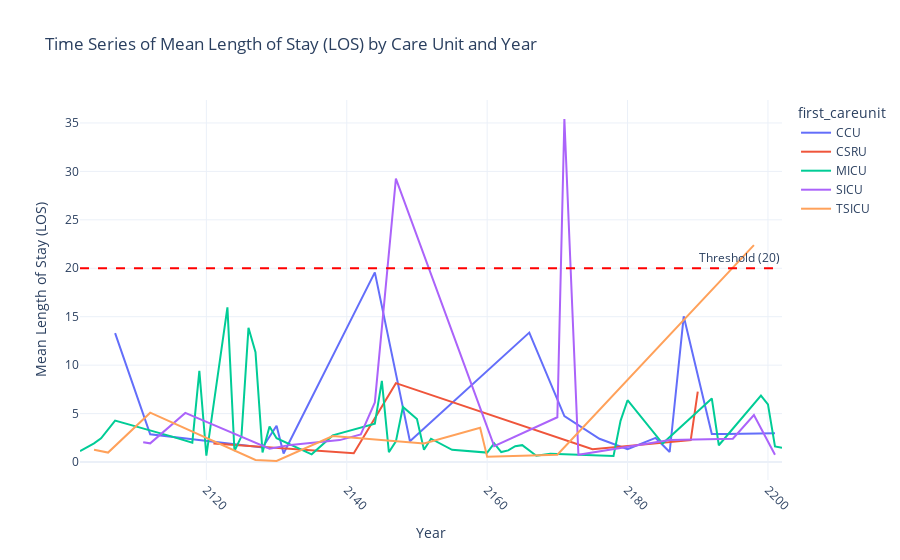

Notebook code cell kept with this figure:
### Code cell
# Create an interactive line plot using Plotly Express
import plotly.express as px
fig = px.line(los_stats, x='intime_year', y='los', color='first_careunit',
              title='Time Series of Mean Length of Stay (LOS) by Care Unit and Year',
              labels={'intime_year': 'Year', 'los': 'Mean Length of Stay (LOS)'},
              template='plotly_white')

# Add a horizontal line to indicate the threshold
fig.add_hline(y=threshold, line_dash="dash", line_color="red", annotation_text=f'Threshold ({threshold})')

# Rotate x-axis labels for better readability
fig.update_xaxes(tickangle=45)

# Show the interactive plot
fig.show()

### Figure 1 — Plotly figure (JSON) as saved in the notebook; plotly's stock layout.template omitted (floating-point values rounded to 4 significant figures)
{"data": [{"hovertemplate": "first_careunit=CCU<br>Year=%{x}<br>Mean Length of Stay (LOS)=%{y}<extra></extra>", "legendgroup": "CCU", "line": {"color": "#636efa", "dash": "solid"}, "marker": {"symbol": "circle"}, "mode": "lines", "name": "CCU", "orientation": "v", "showlegend": true, "type": "scatter", "x": [2107, 2112, 2128, 2130, 2131, 2144, 2149, 2166, 2171, 2176, 2180, 2184, 2186, 2188, 2192, 2194, 2201], "xaxis": "x", "y": [13.31, 2.86, 1.498, 3.752, 0.8799, 19.58, 2.144, 13.36, 4.733, 2.403, 1.328, 2.487, 1.034, 15.04, 2.896, 2.883, 2.973], "yaxis": "y"}, {"hovertemplate": "first_careunit=CSRU<br>Year=%{x}<br>Mean Length of Stay (LOS)=%{y}<extra></extra>", "legendgroup": "CSRU", "line": {"color": "#EF553B", "dash": "solid"}, "marker": {"symbol": "circle"}, "mode": "lines", "name": "CSRU", "orientation": "v", "showlegend": true, "type": "scatter", "x": [2121, 2141, 2147, 2175, 2189, 2190], "xaxis": "x", "y": [1.912, 0.9017, 8.142, 1.315, 2.256, 7.262], "yaxis": "y"}, {"hovertemplate": "first_careunit=MICU<br>Year=%{x}<br>Mean Length of Stay (LOS)=%{y}<extra></extra>", "legendgroup": "MICU", "line": {"color": "#00cc96", "dash": "solid"}, "marker": {"symbol": "circle"}, "mode": "lines", "name": "MICU", "orientation": "v", "showlegend": true, "type": "scatter", "x": [2102, 2104, 2105, 2107, 2115, 2118, 2119, 2120, 2123, 2124, 2125, 2126, 2127, 2128, 2129, 2130, 2135, 2138, 2144, 2145, 2146, 2147, 2148, 2150, 2151, 2152, 2155, 2160, 2161, 2162, 2163, 2164, 2165, 2167, 2169, 2178, 2179, 2180, 2185, 2192, 2193, 2199, 2200, 2201, 2202], "xaxis": "x", "y": [1.136, 1.925, 2.452, 4.272, 2.647, 2.0, 9.416, 0.6628, 15.96, 1.141, 2.65, 13.85, 11.34, 0.9938, 3.676, 2.455, 0.7974, 2.749, 3.957, 8.375, 1.008, 2.131, 5.686, 4.444, 1.262, 2.404, 1.264, 0.9725, 1.923, 1.032, 1.198, 1.633, 1.74, 0.6549, 0.8646, 0.6259, 4.247, 6.381, 1.91, 6.565, 1.73, 6.859, 5.957, 1.61, 1.479], "yaxis": "y"}, {"hovertemplate": "first_careunit=SICU<br>Year=%{x}<br>Mean Length of Stay (LOS)=%{y}<extra></extra>", "legendgroup": "SICU", "line": {"color": "#ab63fa", "dash": "solid"}, "marker": {"symbol": "circle"}, "mode": "lines", "name": "SICU", "orientation": "v", "showlegend": true, "type": "scatter", "x": [2111, 2112, 2117, 2129, 2132, 2139, 2142, 2144, 2147, 2161, 2170, 2171, 2173, 2186, 2195, 2198, 2201], "xaxis": "x", "y": [2.043, 1.929, 5.073, 1.375, 1.77, 2.262, 2.844, 6.156, 29.26, 1.644, 4.619, 35.41, 0.7437, 2.282, 2.406, 4.844, 0.7569], "yaxis": "y"}, {"hovertemplate": "first_careunit=TSICU<br>Year=%{x}<br>Mean Length of Stay (LOS)=%{y}<extra></extra>", "legendgroup": "TSICU", "line": {"color": "#FFA15A", "dash": "solid"}, "marker": {"symbol": "circle"}, "mode": "lines", "name": "TSICU", "orientation": "v", "showlegend": true, "type": "scatter", "x": [2104, 2106, 2112, 2127, 2130, 2138, 2151, 2159, 2160, 2170, 2198], "xaxis": "x", "y": [1.276, 0.9775, 5.096, 0.207, 0.1059, 2.675, 1.918, 3.546, 0.535, 0.7602, 22.39], "yaxis": "y"}], "layout": {"annotations": [{"showarrow": false, "text": "Threshold (20)", "x": 1, "xanchor": "right", "xref": "x domain", "y": 20, "yanchor": "bottom", "yref": "y"}], "legend": {"title": {"text": "first_careunit"}, "tracegroupgap": 0}, "shapes": [{"line": {"color": "red", "dash": "dash"}, "type": "line", "x0": 0, "x1": 1, "xref": "x domain", "y0": 20, "y1": 20, "yref": "y"}], "title": {"text": "Time Series of Mean Length of Stay (LOS) by Care Unit and Year"}, "xaxis": {"anchor": "y", "domain": [0, 1], "tickangle": 45, "title": {"text": "Year"}}, "yaxis": {"anchor": "x", "domain": [0, 1], "title": {"text": "Mean Length of Stay (LOS)"}}}}
